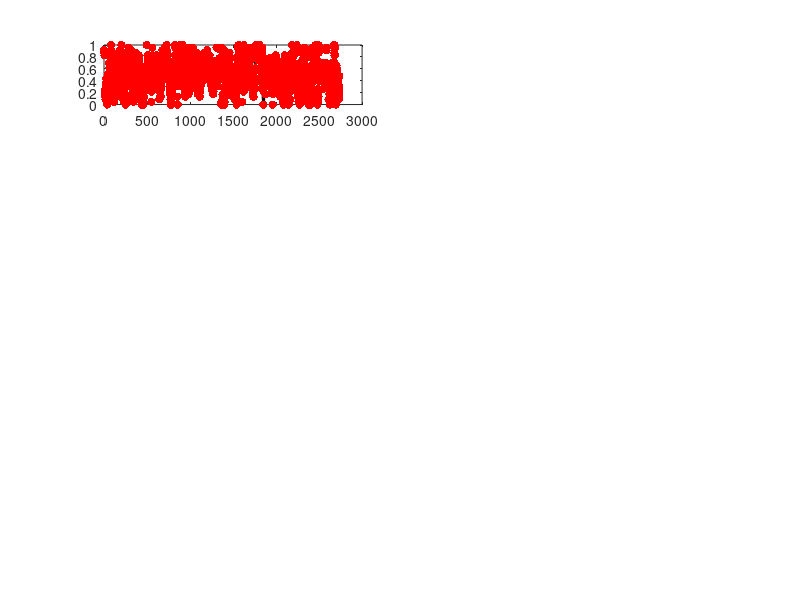

Reproduce this figure in MATLAB. (Note: this script raises an error after producing the figure.)
clear; clc;
warning('off');

%%
addpath('../Utilities');
if ~exist('Figure1de_results_data.mat','file')
    load('Figure1de_source_data.mat');
    xlen = 120; ylen = 120; spbin = 5; tmbin = 0.3;

    mnames={'Clustered Spike','dLFPs_{\theta}','FPA_{uhf}','dLFPs_{\theta}+FPA_{uhf}','All'};
    icdx = 1:size(FPAuhf,2);
    isk = 1:size(Spikes,2);

    vidx = Speed>mean(Speed); nfoldcv = 10;
    rpos = normalize([xPosition(vidx,:), yPosition(vidx,:)],1,'range');

    rphase = zscore(whiten(dLFPTheta_phase(vidx,:)')',[],2);
    ramp = zscore(whiten(dLFPTheta_amp(vidx,:)')',[],2);
    rFPAuhf = zscore(whiten(FPAuhf(vidx,:)')',[],2);
    rspk = zscore(Spikes(vidx,:),[],2);

    OB{1} = rspk(:,isk);
    OB{2} = [rphase(:,icdx),ramp(:,icdx)];
    OB{3} = rFPAuhf(:,icdx);
    OB{4} = [rFPAuhf(:,icdx),rphase(:,icdx),ramp(:,icdx)];
    OB{5} = [rspk(:,isk),rFPAuhf(:,icdx),rphase(:,icdx),ramp(:,icdx)];
    
    basis.n = 12;   % number of basis functions along each dimension
    [basis,Xrbf] = get2Dbasis('gaussian',[basis.n basis.n],rpos);

    % Positions to use for decoding...
    decode_gridn = xlen/spbin;
    [py,px]=meshgrid(linspace(0,1,decode_gridn),linspace(0,1,decode_gridn));
    pvec = [px(:) py(:)];
    [tmp,dbasis] = get2Dbasis('gaussian',[basis.n basis.n],pvec);

    F = cell(0); xyallhat = cell(0); errall = cell(0);

    for im = 1:length(OB)
        nfoldcv = 10;

        % Fit n-fold cross-validated, L2-regularized place-field models for each neuron/lfp-channel...
        obs = OB{im};
        for ic=1:size(obs,2)
            fprintf('\nChannel %03i/%03i... ',ic,size(obs,2))
            m(ic) = fitCVridge(Xrbf,obs(:,ic),nfoldcv,[0 logspace(-3,1,10)]);
        end
        fprintf('\n');

        % Collect place fields for each cv-fold...
        lam = cell(0);
        for i=1:nfoldcv
            for ic=1:size(obs,2)
                lam{i}(:,ic) = m(ic).breg(1,i)+dbasis*m(ic).breg(2:end,i);
            end
        end

        %% Bayesian...
        f = [];
        for i=1:nfoldcv
            % Estimate training set spike-prediction noise...
            sigma=[];
            for ic=1:size(obs,2)
                sigma(ic) = std(obs(m(1).cvidx_tr{i},ic)-(m(ic).breg(1,i)+Xrbf(m(1).cvidx_tr{i},:)*m(ic).breg(2:end,i)));
            end
            sigma(sigma<0.01)=mean(sigma);

            f(m(1).cvidx_ts{i},:) = decodeBayesian_gauss(obs(m(1).cvidx_ts{i},:),lam{i},sigma');
        end

        %% smooth kernels
        difx = pvec(1:size(f,2),1) - pvec(1:size(f,2),1)';
        dify = pvec(1:size(f,2),2) - pvec(1:size(f,2),2)';
        I = eye(2);
        
        beta = 0.06; show = false;
        kernalfile = sprintf('Guaussian_Kernel_2D_%dcm_%.2f.mat',spbin,beta);
        if ~exist(kernalfile,'file')
            if show
                figure('Position',[600,300,500,500]);
            end
            temp = zeros(0);
            for poslast = 1:size(f,2)
                diffxy = [difx(:,poslast),dify(:,poslast)]';
                temp(:,poslast) = diag(exp(-diffxy'*I*diffxy./(beta^2))'./(2*pi*beta^2));
                if show
                    % visualization
                    clf;
                    scatter(pvec(1:decode_gridn^2,1),pvec(1:decode_gridn^2,2),256,temp(:,poslast)*10,'filled');
                    xticks([]); yticks([]); title('smoothe kernel'); pbaspect([1 1 1]); drawnow;
                end
                fprintf('\nLoactioon bin: %03i/%03i... ',poslast,size(f,2));
            end
            save(kernalfile,'temp');
        else
            load(kernalfile);
        end

        f = smoothingFilter(f,temp);

        decodePostProcess_2D;
        xyallhat{im} = xyhat;
        fall{im} = f;
        errall{im} = err; 
        bootstat = bootstrp(500,'median',abs(err));
        median_error(im,1:2) = [mean(bootstat),std(bootstat)];
        err_nd_All = decoding_err;
    end
    save('Figure1de_results_data.mat','decode_gridn','median_error','err_nd_All','mnames','rpos','xyallhat');
end

%% Figure 1d
load('Figure1de_results_data.mat');
layoutall = [1,3; 2,4; 7,9; 8,10];
col = {'r','b','g','c'};
titlelist = {'Clustered spikes','dLFP_{\theta}','FPA_{uhf}','dLFP_{\theta}+FPA_{uhf}'};

figure('Color','white');
for it = 1:4
    subplot(5,2,layoutall(it,1))
    plot(rpos(:,1),'k','LineWidth',2); hold on;
    sca = scatter(1:size(xyallhat{it},1),xyallhat{it}(:,1),36,col{it}','filled');
    sca.MarkerFaceAlpha = 0.5;
    xlim([570,750]);axis off; box off;
    title(titlelist{it});

    subplot(5,2,layoutall(it,2))
    plot(rpos(:,2),'k','LineWidth',2); hold on;
    sca = scatter(1:size(xyallhat{it},1),xyallhat{it}(:,2),36,col{it},'filled');
    sca.MarkerFaceAlpha = 0.5;
    xlim([570,750]);axis off; box off;
end

savefig(gcf,'Figure1d','compact');

%% Figure 1e
col = {'r','b','g','c'};
   
figure('Color','white');
for ih = 1:4
    h(:,1) = cdfplot(err_nd_All{ih}); hold on;
    set(h(:,1), 'LineStyle', '-', 'LineWidth',3, 'Color', col{ih});
    text(30,0.5-ih*0.1,sprintf('%.1f cm',median_error(ih,1)),'Color',col{ih});
end
title('figure 1h'); grid off;  xlim([0,50]);
plot([0,50],[0.5,0.5],'k:');
xlabel('Decoding error (cm)'); ylabel('CDF');
yticks([0,0.5,1]); xticks([0,25,50]);
set(gca,'LineWidth',1);

savefig(gcf,'Figure1e','compact')